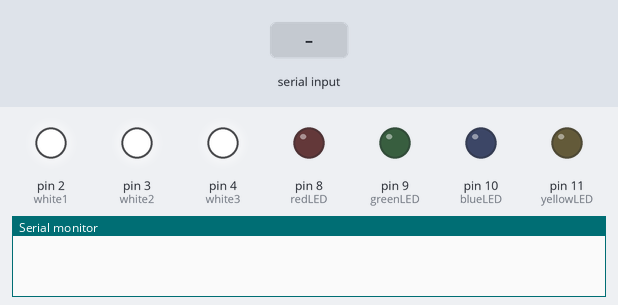
This sketch was run on a simulated Arduino Uno, built with avr-gcc and run on an emulated ATmega328P. Parts: output pins drawn as LEDs (lit = HIGH), the last lines printed to the serial monitor. Dashed ring = blinking. The inputs (shaded band) are chosen by the test bench. Random numbers use the default seed unless the sketch sets one.

Above: at 1.2 s.
1.3 s: "PLAY\n" received over Serial
At 1.48 s:
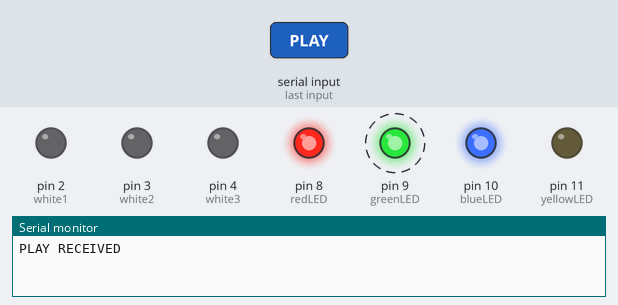
4.3 s: "STOP\n" received over Serial
At 4.8 s:
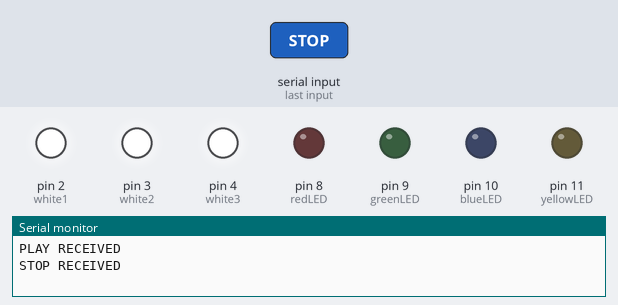
5.9 s: "PLAY\n" received over Serial
At 9.9 s:
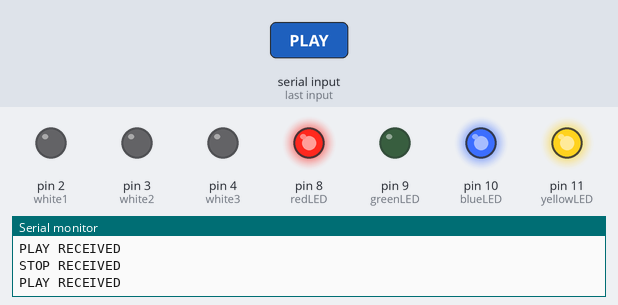
Timing chart, 0 to 17.9 s (numbered marks = the images above; inputs shaded):
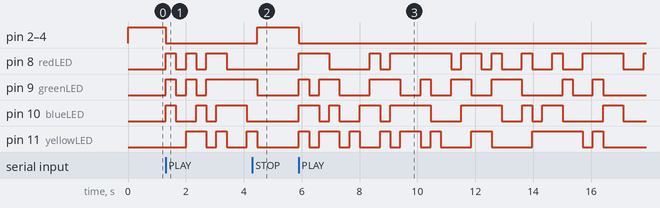

The sketch:

inside.ino
```cpp
#include <Arduino.h>

int white1 = 2;
int white2 = 3;
int white3 = 4;

int redLED = 8;
int greenLED = 9;
int blueLED = 10;
int yellowLED = 11;

bool musicPlaying = false;

void setup() {

  Serial.begin(9600);

  pinMode(white1, OUTPUT);
  pinMode(white2, OUTPUT);
  pinMode(white3, OUTPUT);

  pinMode(redLED, OUTPUT);
  pinMode(greenLED, OUTPUT);
  pinMode(blueLED, OUTPUT);
  pinMode(yellowLED, OUTPUT);

  // 🤍 기본 흰색
  whiteMode();
}

void loop() {

  // 🔥 시리얼 신호 수신
  if (Serial.available()) {

    String command = Serial.readStringUntil('\n');
    command.trim();

    // 🎵 노래 시작
    if (command == "PLAY") {

      musicPlaying = true;

      Serial.println("PLAY RECEIVED");
    }

    // ⏹ 노래 종료
    else if (command == "STOP") {

      musicPlaying = false;

      whiteMode();

      Serial.println("STOP RECEIVED");
    }
  }

  // 🎉 미러볼 모드
  if (musicPlaying) {

    partyMode();
  }
}

// =========================
// 🤍 흰 조명
// =========================
void whiteMode() {

  digitalWrite(white1, HIGH);
  digitalWrite(white2, HIGH);
  digitalWrite(white3, HIGH);

  digitalWrite(redLED, LOW);
  digitalWrite(greenLED, LOW);
  digitalWrite(blueLED, LOW);
  digitalWrite(yellowLED, LOW);
}

// =========================
// 🎉 미러볼
// =========================
void partyMode() {

  // 흰색 OFF
  digitalWrite(white1, LOW);
  digitalWrite(white2, LOW);
  digitalWrite(white3, LOW);

  // 컬러 랜덤
  digitalWrite(redLED, random(0, 2));
  digitalWrite(greenLED, random(0, 2));
  digitalWrite(blueLED, random(0, 2));
  digitalWrite(yellowLED, random(0, 2));

  delay(350);
}
```

Measured:
- after the input at 1.3 s, pin 2 (white1), pin 3 (white2): HIGH → LOW at once
- after the input at 4.3 s, pin 2 (white1), pin 3 (white2), pin 4 (white3): LOW → HIGH after 0.16 s
- after the input at 5.9 s, pin 2 (white1), pin 3 (white2): HIGH → LOW at once
